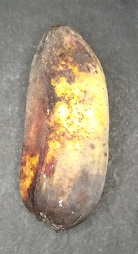
#> input picture upload/test.png, 138 x 254 px
$ python -i classify.py   (imports and definitions only)
#> lines starting #> are read from the running program, lines starting #| are printed output that depends on the picture; after the words box and inside, x2 and y2 are one past the last pixel; in counts of white or black regions, pixels touching at a corner belong together; long printed decimals are rounded
#> further down, picture is the input picture: shape (254, 138, 3); mean B, G, R 126.4, 146.3, 158.1
import cv2
import numpy as np
from PIL import Image
import pytesseract
import sys
import os

def LABConversion(img):
    height, width = img.shape[:2]
    labImg=cv2.cvtColor(img,cv2.COLOR_BGR2LAB)
    green = 0.0
    yellow = 0.0
    brown = 0.0

    for i in range(height):
        for k in range(width):
            L,a,b = labImg[i][k]
            a = a - 128
            b = b - 128
            L = L * 100 / 225
            if L != 100 and L != 0:
                if a < 18 and b > 47 and a > -17:
                    yellow += 1
                elif a < -7:
                    green += 1
                elif a > 10 and b < 47 and L > 19:
                    brown += 1

    total = green + yellow + brown
    greenPer = (green/total)*100
    yellowPer = (yellow/total)*100
    brownPer = (brown/total)*100
    print("green: ", greenPer)
    print("yellow: ", yellowPer)
    print("brown: ", brownPer)
    if brownPer >= 35:
        if brownPer >= 50:
            classType = "Very Over Ripe"
            print("banana is very over ripe")
        else:
            classType = "Over Ripe"
            print("banana is over ripe")
    elif greenPer >= 30:
        if greenPer >= 60:
            classType = "Very Unripe"
            print("banana is very unripe")
        else:
            classType = "Unripe"
            print("banana is unripe")
    elif yellowPer > 50:
        classType = "Ripe"
        print("banana is ripe")
    else:
        classType = "Over Ripe"
        print("banana is over ripe")
    return classType

def rmvWhiteBackground(img):

    img_rgb = img

    img_hsv = cv2.cvtColor(img_rgb, cv2.COLOR_BGR2HSV)
#> img_hsv: shape (254, 138, 3); mean H, S, V 24.7, 42.9, 158.5

    G_lower = np.array([28,46,45])
    G_upper = np.array([70,255,255])

    green_mask = cv2.inRange(img_hsv, G_lower, G_upper)
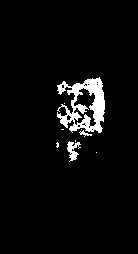
#> green_mask: shape (254, 138); 4.5% white; 9 white regions (6 under 20 px), largest, box (x1, y1, x2, y2) and area: (57, 77, 105, 133) 1376, (67, 141, 81, 162) 147, (79, 130, 92, 137) 34
    green_mask_inv = cv2.bitwise_not(green_mask)

    Y_lower = np.array([18,85,0])
    Y_upper = np.array([28,255,255])

    B_lower = np.array([2,20,20])
    B_upper = np.array([12,255,150])

    yellow_mask = cv2.inRange(img_hsv, Y_lower, Y_upper)
#> yellow_mask: shape (254, 138); 6.7% white; 40 white regions (32 under 20 px), largest, box (x1, y1, x2, y2) and area: (47, 62, 108, 161) 1668, (73, 84, 96, 106) 223, (23, 157, 38, 187) 167
    yellow_mask_inv = cv2.bitwise_not(yellow_mask)

    brown_mask = cv2.inRange(img_hsv, B_lower, B_upper)
#> brown_mask: shape (254, 138); 5.4% white; 81 white regions (76 under 20 px), largest, box (x1, y1, x2, y2) and area: (22, 168, 90, 231) 1322, (43, 65, 59, 110) 211, (75, 46, 91, 65) 85, (19, 140, 28, 166) 58, (39, 147, 44, 166) 47
    brown_mask_inv = cv2.bitwise_not(brown_mask)

    Y_banana = cv2.bitwise_and(img_rgb, img_rgb, mask=yellow_mask)
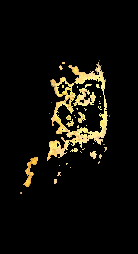
#> Y_banana: shape (254, 138, 3); mean B, G, R 8.8, 14.5, 16.3
    Y_background = cv2.bitwise_and(img_rgb, img_rgb, mask=yellow_mask_inv)
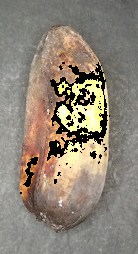
#> Y_background: shape (254, 138, 3); mean B, G, R 117.7, 131.7, 141.8
    G_banana = cv2.bitwise_and(img_rgb, img_rgb, mask=green_mask)
    G_background = cv2.bitwise_and(img_rgb, img_rgb, mask=green_mask_inv)
    B_banana = cv2.bitwise_and(img_rgb, img_rgb, mask=brown_mask)
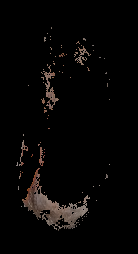
#> B_banana: shape (254, 138, 3); mean B, G, R 4.7, 5.3, 6.6
    B_background = cv2.bitwise_and(img_rgb, img_rgb, mask=brown_mask_inv)

    banana = cv2.bitwise_and(img_hsv, img_hsv, mask=green_mask+yellow_mask+brown_mask)
#> banana: shape (254, 138, 3); mean H, S, V 3.2, 15.2, 32.5
    background = cv2.bitwise_and(img_hsv, img_hsv, mask=brown_mask_inv+yellow_mask_inv+green_mask_inv)
    banana = cv2.cvtColor(banana, cv2.COLOR_HSV2BGR)
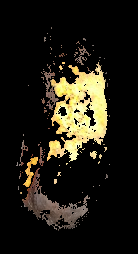
#> banana: shape (254, 138, 3); mean B, G, R 19.7, 29.3, 32.4

    classType = LABConversion(banana)
#> in LABConversion, `labImg=cv2.cvtColor(img,cv2.COLOR_BGR2LAB)`: labImg: shape (254, 138, 3); mean of channels 0, 1, 2 30.2, 127.9, 133.1
#> after the loop in LABConversion, `for i in range(height):`: brown = 404; green = 1254; yellow = 1201
#> in LABConversion, `total = green + yellow + brown`: total = 2859
#> in LABConversion, `greenPer = (green/total)*100`: greenPer = 43.86
#> in LABConversion, `yellowPer = (yellow/total)*100`: yellowPer = 42.01
#> in LABConversion, `brownPer = (brown/total)*100`: brownPer = 14.13
#| green:  43.861
#| yellow:  42.008
#| brown:  14.131
#> classType = 'Unripe'
    H, S, V = cv2.split(banana)
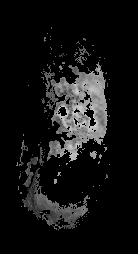
#> H: shape (254, 138); min 0, max 209, mean 19.7
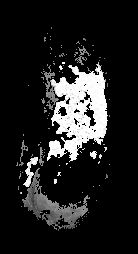
#> V: shape (254, 138); min 0, max 255, mean 32.4
    return classType

def classifyBanana(fp):
    rawimg = cv2.imread(fp)
    classType = rmvWhiteBackground(rawimg)
    return classType

>>> import cv2
>>> picture = cv2.imread('../upload/test.png')
>>> result = rmvWhiteBackground(picture)
#> result = 'Unripe'
